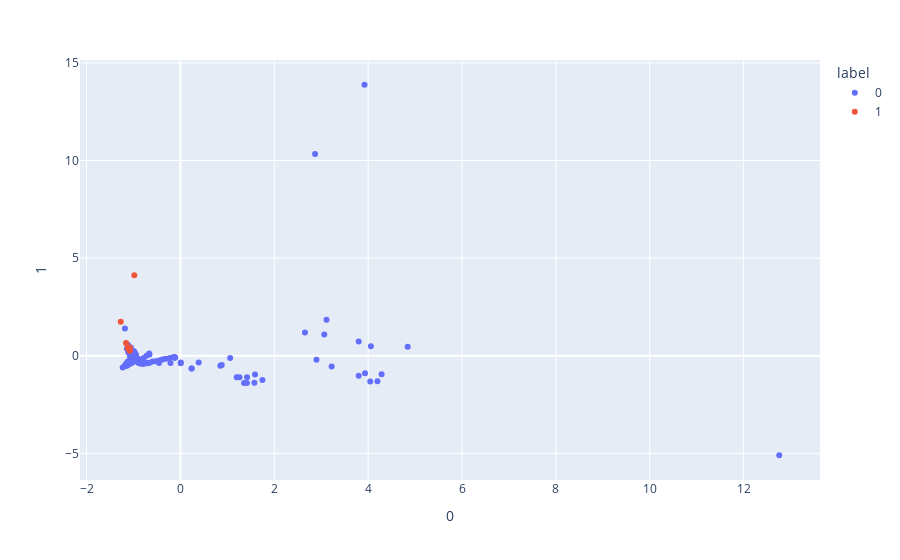

Notebook code for this chart:
### Code cell
px.scatter(pca_df, x = 0, y=1, color='label')
